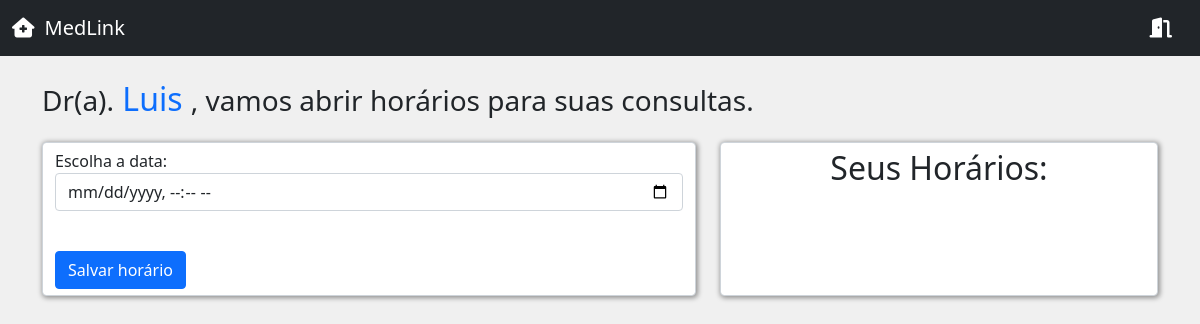
The page /medico/abrir_horario/ (signed in) on the database as committed earlier.
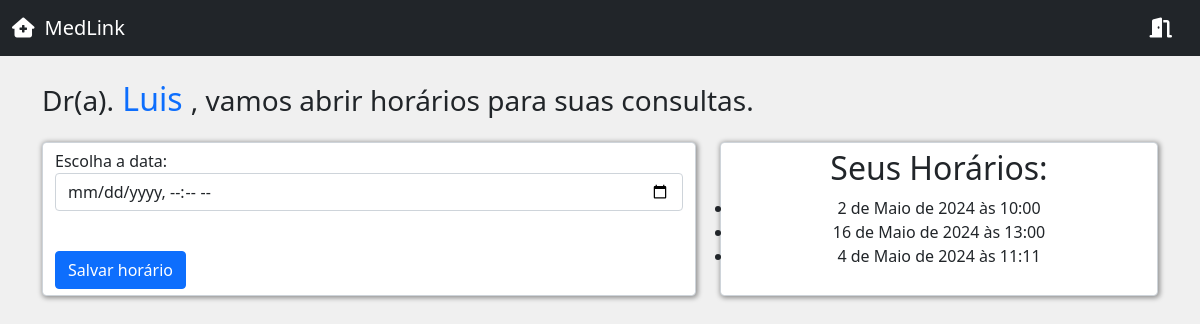
The same page on the database as committed later.
### medico/models.py (models this page shows, shortened)
class DatasAbertas(models.Model):
    data = models.DateTimeField()
    user = models.ForeignKey(User, on_delete=models.DO_NOTHING)
    agendado = models.BooleanField(default=False)

### medico/views.py (the view, shortened to what this page needs)
# urls.py: path('abrir_horario/',views.AbrirHorario , name='abrir_horario'),
@login_required
def AbrirHorario(request):
    if request.method == 'GET':
        dadosMedico = DadosMedico.objects.get(user=request.user)
        datasAbertas = DatasAbertas.objects.filter(user=request.user)
        return render (request, 'abrir_horario.html', {'dadosMedico':dadosMedico, 'datasAbertas':datasAbertas , 'is_medico':is_medico(request.user) })

### medico/models.py (called while the page is built)
def is_medico(user):
    return DadosMedico.objects.filter(user=user).exists()

### medico/templates/abrir_horario.html (shortened to what this page needs)
{% extends 'base.html' %}
{% load static %}
{% block 'head' %}
    <link rel="stylesheet" href="{% static 'usuarios/css/style.css' %}">
    <link rel="stylesheet" href="{% static 'medicos/css/cadastro_medicos.css' %}">
    <link rel="stylesheet" href="{% static 'medicos/css/home_medico.css' %}">
{% endblock %}
{% block 'body' %}
{%block 'header'%}
<nav class="navbar navbar-dark bg-dark">
    <div class="container-fluid">
        <a href="{% url 'home-medico' %}" class="navbar-brand">
            <i class="fa-solid fa-house-medical"></i>MedLink
        </a>
        <div class="right-navbar d-flex gap-4">
            <abbr title="Sair">
                <a class="navbar-brand" href=" {% url 'logout' %} ">
                    <i class="fa-solid fa-door-open"></i>
                </a>
            </abbr>
        </div>
    </div>
</nav>
{%endblock%}
<div class="container">
    <div class="title-home mt-4">
        <h3>Dr(a).<span class="text-primary fs-2"> {{ request.user}} </span>, vamos abrir horários para suas consultas.</h3>
    </div>
    <div class="main d-flex gap-4 mt-4 ">
        <div class="form-control w-75 shadow-main-color">
            <form action=" {% url 'abrir_horario' %} " method="POST" >
                <label for="">Escolha a data:</label>
                <div class="input-group mb-3 ">
                    <input type="datetime-local" name="data" class="form-control">
                </div>
                <br>
                <input type="submit" value="Salvar horário" class="btn btn-primary " >
            </form>
        </div>
        <div class="Horarios form-control w-50 text-center shadow-main-color ">
            <h1 class="fs-2">Seus Horários:</h1>
            <ul class="list-group">
                {% for data in datasAbertas%}
                    <li> {{ data.data }} </li>
                {% endfor%}
            </ul>
        </div>
    </div>
</div>
{% endblock %}

### templates/base.html (shortened to what this page needs)
{% load static %}
<!DOCTYPE html>
<html lang="en">
<head>
    <link href="https://cdn.jsdelivr.net/npm/bootstrap@5.0.2/dist/css/bootstrap.min.css" rel="stylesheet">
    <link rel="stylesheet" href="https://cdnjs.cloudflare.com/ajax/libs/font-awesome/6.5.2/css/all.min.css" />
    <link rel="stylesheet" href="{% static 'usuarios/css/style.css' %}">
    <link rel="stylesheet" href="{% static 'medicos/css/cadastro_medicos.css' %}">
    <link rel="stylesheet" href="{% static 'geral/css/base.css' %}">
    <link rel="stylesheet" href="{% static 'geral/css/base.css' %}">
    {% block 'head' %}{% endblock %}
</head>
<body>
      {% block 'body' %}{% endblock %}
</body>
</html>

### templates/static/usuarios/css/style.css (style rules this page uses)
.navbar-brand { display:flex; align-items: center; gap: 10px; cursor:pointer; }
body { background-color: #f0f0f0; }

### templates/static/medicos/css/cadastro_medicos.css (style rules this page uses)
.shadow-main-color { box-shadow: 1px 1px 5px 1px rgba(0, 0, 0, 0.4); }

Rows that differ between the two databases and show on the page:
added DatasAbertas: data "2 de Maio de 2024 às 10:00"
added DatasAbertas: data "16 de Maio de 2024 às 13:00"
added DatasAbertas: data "4 de Maio de 2024 às 11:11"
